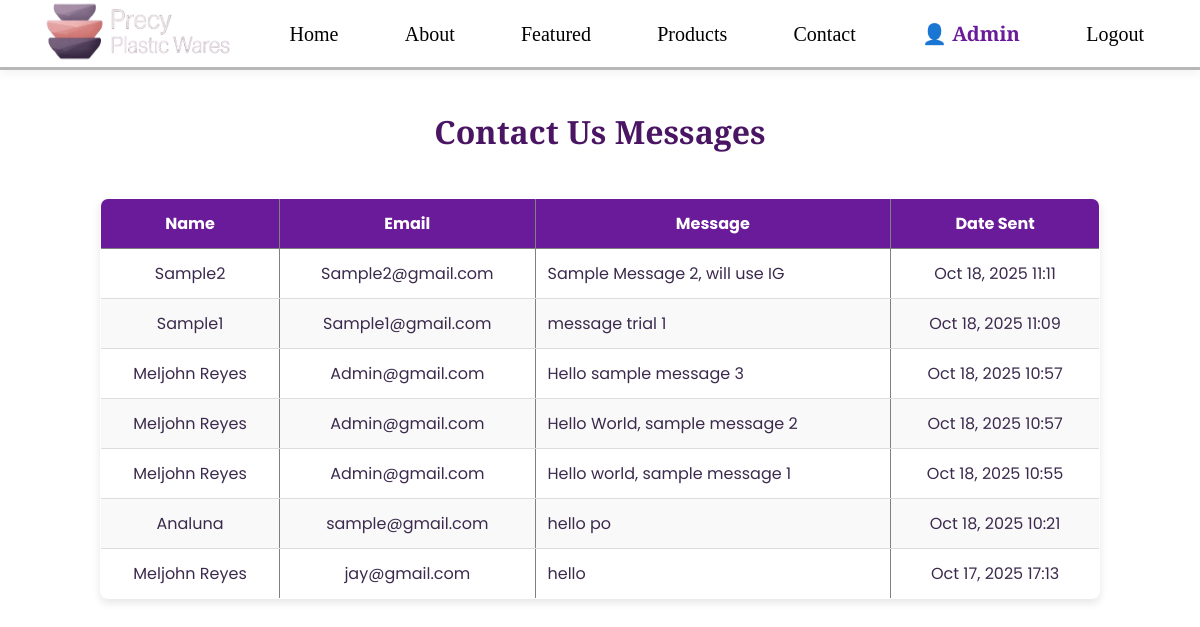
Page /customer-messages/ (signed in) on the committed database.
### main/models.py (models this page shows, shortened)
class ContactMessage (models.Model):
    name = models.CharField(max_length=100)
    email = models.EmailField()
    message = models.TextField()
    date_sent = models.DateTimeField(auto_now_add=True)

### main/views.py (the view)
# urls.py: path('customer-messages/', views.customer_messages_page, name='customer-messages-page'),
def customer_messages_page(request):
    messages = ContactMessage.objects.all().order_by('-date_sent')
    return render(request, 'customer_message.html', {
        "messages": messages,
        "hide_footer": True
        })

### main/templates/customer_message.html (shortened to what this page needs)
{% extends 'basestructure.html' %}
{% load static %}
{% block content %}
<div style="display: flex; justify-content: center; align-items: center; flex-direction: column; padding: 40px 20px; min-height: 60vh;">
  <h1 style="text-align: center; margin-bottom: 30px;">Contact Us Messages</h1>
  <table border="1" cellpadding="8" style="width: 90%; max-width: 1000px; text-align: center; border-collapse: collapse; box-shadow: 0 4px 8px rgba(0,0,0,0.1); border-radius: 8px; overflow: hidden;">
    <thead style="background-color: #6a1b9a; color: white;">
      <tr>
        <th style="padding: 12px;">Name</th>
        <th style="padding: 12px;">Email</th>
        <th style="padding: 12px;">Message</th>
        <th style="padding: 12px;">Date Sent</th>
      </tr>
    </thead>
    <tbody>
      {% for msg in messages %}
      <tr style="border-bottom: 1px solid #ddd; background-color: {% cycle '#ffffff' '#f9f9f9' %};">
        <td style="padding: 12px;">{{ msg.name }}</td>
        <td style="padding: 12px;">{{ msg.email }}</td>
        <td style="padding: 12px; text-align: left; max-width: 300px; word-wrap: break-word;">{{ msg.message }}</td>
        <td style="padding: 12px;">{{ msg.date_sent|date:"M d, Y H:i" }}</td>
      </tr>
      {% empty %}
      <tr>
        <td colspan="4" style="padding: 20px; color: #999;">No messages yet.</td>
      </tr>
      {% endfor %}
    </tbody>
  </table>
</div>
{% endblock %}

### main/templates/basestructure.html (shortened to what this page needs)
{% load static %}
<!DOCTYPE html>
<html lang="en">
<head>
<link rel="stylesheet" href="{% static 'css/style.css' %}">
<link rel="stylesheet" href="{% static 'css/email_mockup.css' %}">
<link rel="stylesheet" href="{% static 'css/social_mockup.css' %}">
</head>
<body>
 <header>
    <div class="logo">
      <img src="{% static 'image/lOGO.png' %}" alt="Precy Plastic Wares Logo" />
    </div>
    <nav>
      <a href="{% url 'landing' %}">Home</a>
      <a href="{% url 'about' %}" >About</a>
      <a href="{% url 'featured' %}">Featured</a>
      <a href="{% url 'product' %}">Products</a>
      <a href="{% url 'contact' %}">Contact</a>
      {% if user.is_authenticated %}
        <a href="{% url 'welcome' %}" style="color: #6a1b9a; font-weight: 600;">👤 {{ user.first_name|default:user.username }}</a>
        <a href="{% url 'logout' %}">Logout</a>
      {% else %}
        <a href="{% url 'login' %}">Login</a>
        <a href="{% url 'signup' %}">Signup</a>
      {% endif %}
    </nav>
  </header>
        {% block content %}{% endblock %}
</body>
</html>

### main/static/css/style.css (style rules this page uses)
* { margin: 0; padding: 0; box-sizing: border-box; }
html, body { max-height: 100vh; overflow-x: hidden; overflow-y: auto; background-color: transparent; font-family: 'Poppins', sans-serif; color: #3c2a4d; margin: 0; padding: 0; }
h1, h2, h3 { font-family: 'Playfair Display', serif; font-weight: 700; color: #4a1664; padding-bottom: 15px; }
header { position: sticky; top: 0; z-index: 1000; background: rgba(255, 255, 255, 0.9); backdrop-filter: blur(6px); padding: 20px 40px; display: flex; justify-content: space-between; align-items: center; box-shadow: 0 4px 10px rgba(0, 0, 0, 0.05); height: 70px; border-bottom: 3px solid rgba(19, 19, 19, 0.3) }
.logo img { width: 200px; height: 70px; }
nav a { font-family: 'Playfair Display', serif; font-size: 1.25em; font-weight: 200; margin-left: 30px; padding: 0.5rem 1rem; border-radius: 30px; text-decoration: none; color: #000000; transition: all 0.3s ease; }
section, div, main { overflow-x: clip; }

### rows in the picture
ContactMessage: name "Sample2", email "Sample2@gmail.com", message "Sample Message 2, will use IG", date_sent "Oct 18, 2025 11:11"
ContactMessage: name "Sample1", email "Sample1@gmail.com", message "message trial 1", date_sent "Oct 18, 2025 11:09"
ContactMessage: name "Meljohn Reyes", email "Admin@gmail.com", message "Hello sample message 3", date_sent "Oct 18, 2025 10:57"
ContactMessage: name "Meljohn Reyes", email "Admin@gmail.com", message "Hello World, sample message 2", date_sent "Oct 18, 2025 10:57"
ContactMessage: name "Meljohn Reyes", email "Admin@gmail.com", message "Hello world, sample message 1", date_sent "Oct 18, 2025 10:55"
ContactMessage: name "Analuna", email "sample@gmail.com", message "hello po", date_sent "Oct 18, 2025 10:21"
ContactMessage: name "Meljohn Reyes", email "jay@gmail.com", message "hello", date_sent "Oct 17, 2025 17:13"

### other values in the picture
{{ user.first_name|default:user.username }} "Admin"
